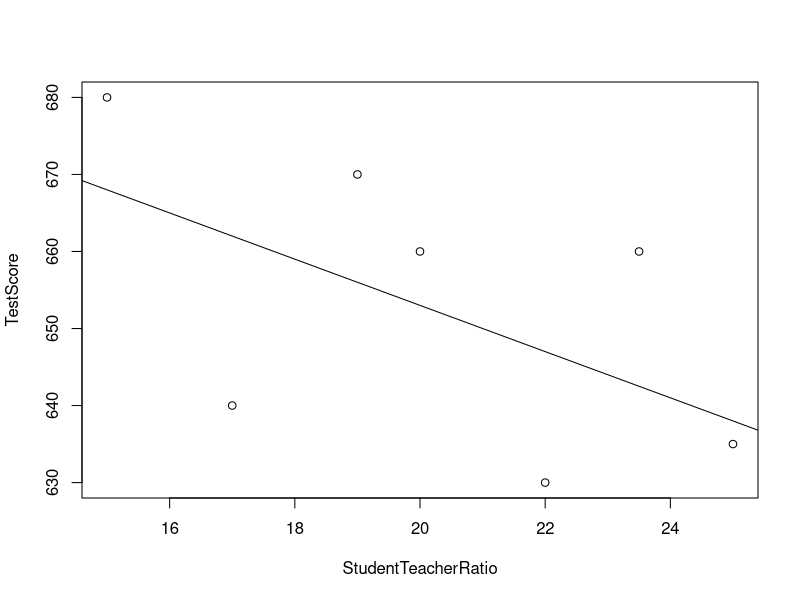
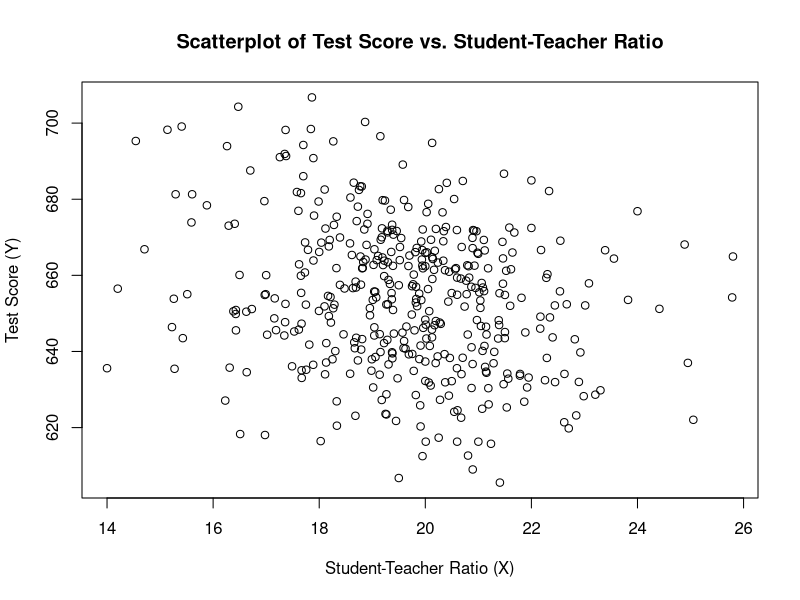
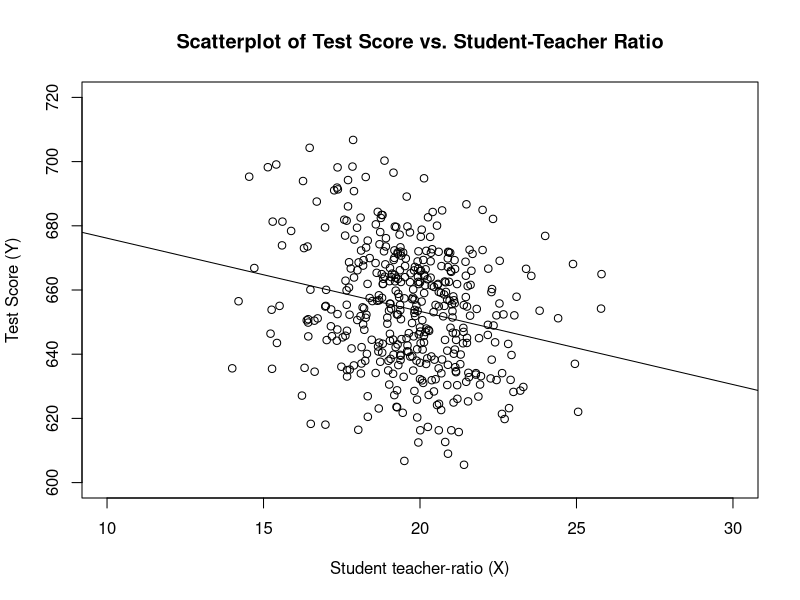
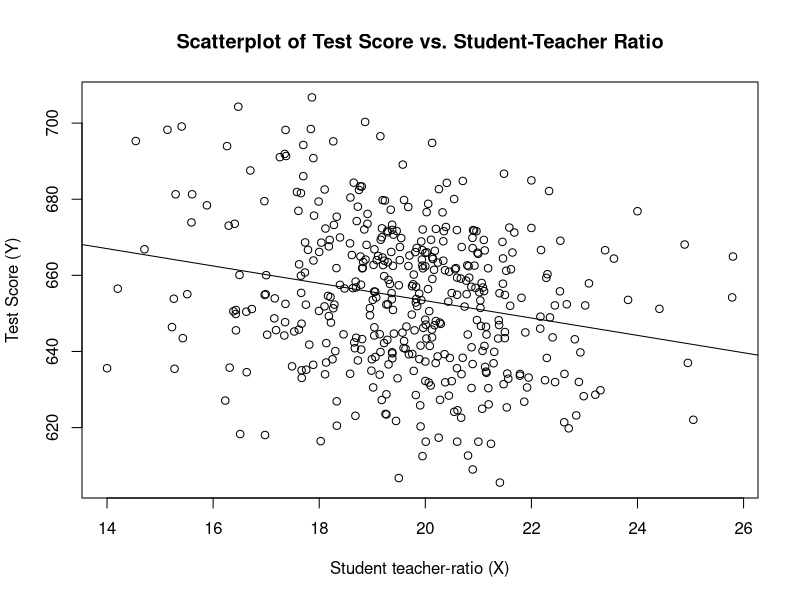
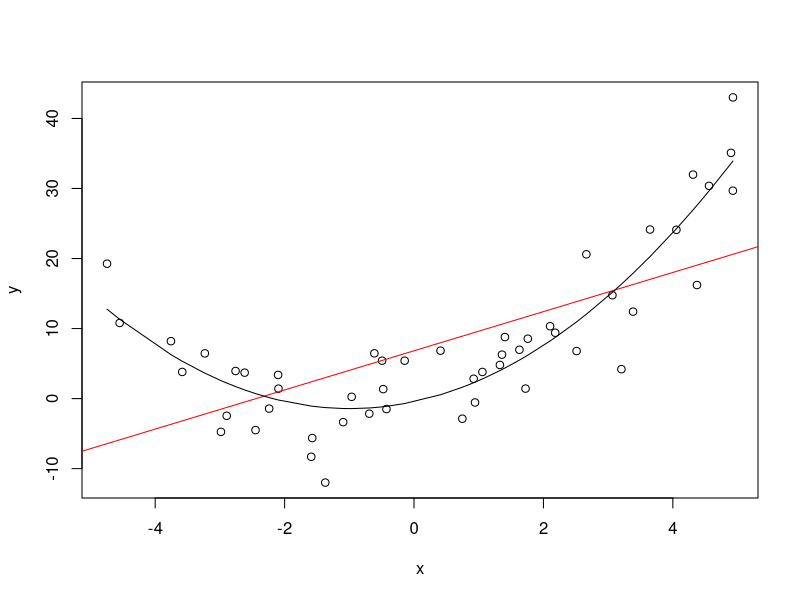
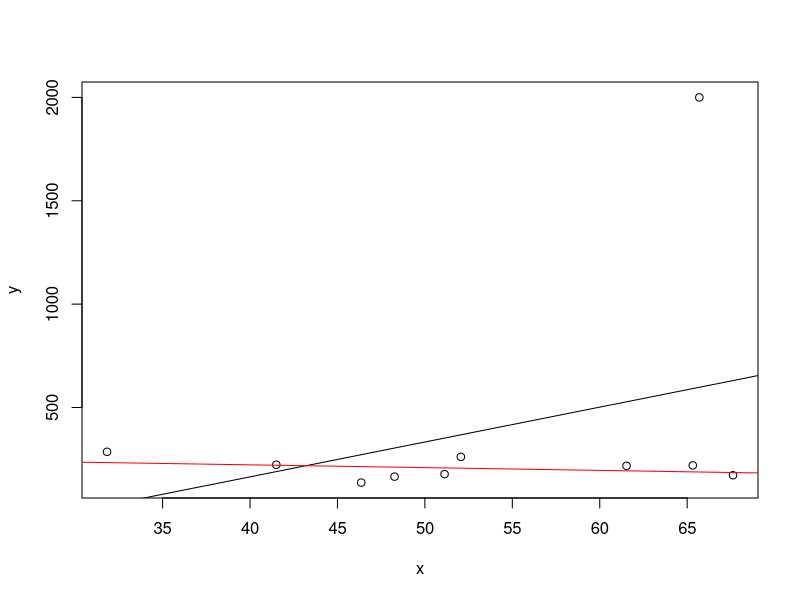
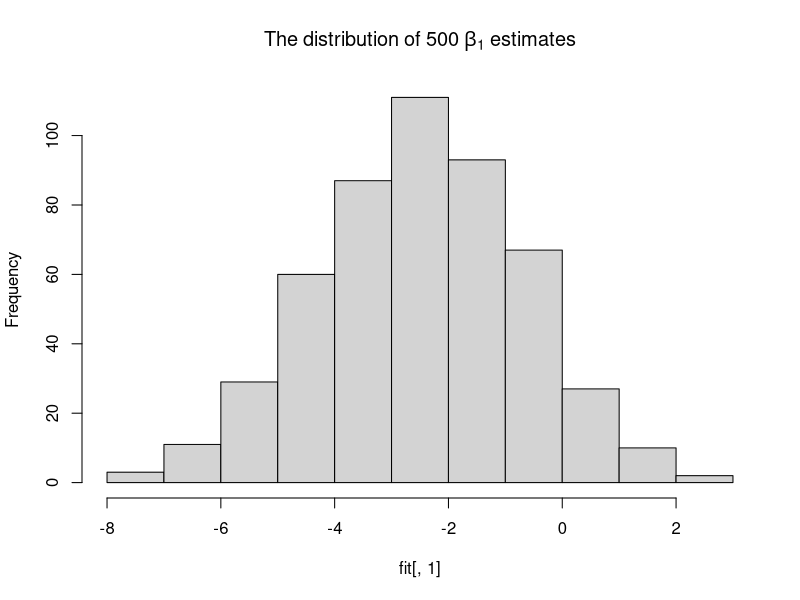
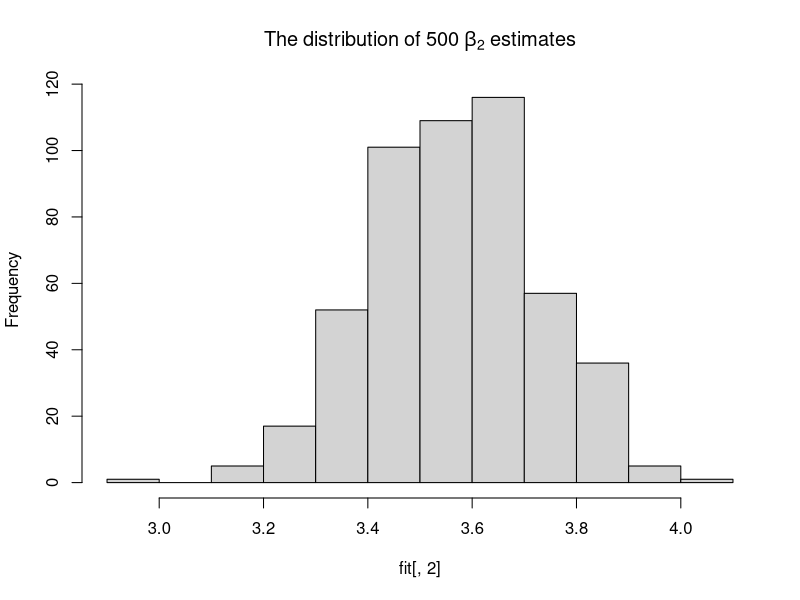

Source code (R) for these figures, in order:
## ---- chunk 1
#Creating sample data
class_data <- data.frame(TestScore           = c(680, 640, 670, 660, 630, 660, 635), 
                         StudentTeacherRatio = c(15, 17, 19, 20, 22, 23.5, 25)
                         )
#Print out sample data
class_data 
## ---- chunk 2
plot(TestScore ~ StudentTeacherRatio, data = class_data)
abline(a = 713, b = -3)
## ---- chunk 3
library(AER)                                                    # contains the data set 
data(CASchools)                                                 # loads the the data set in the workspace 
## ---- chunk 4
class(CASchools)
## ---- chunk 5
head(CASchools)
## ---- chunk 6
CASchools$tsratio  <- CASchools$students/CASchools$teachers     # teacher-student-ratio
CASchools$score    <- (CASchools$read + CASchools$math)/2       # average test-score
## ---- chunk 7
avg_tsratio   <- mean(CASchools$tsratio) 
avg_score     <- mean(CASchools$score)
sd_tsratio    <- sd(CASchools$tsratio) 
sd_score      <- sd(CASchools$score)
quantiles     <- c(0.10, 0.25, 0.4, 0.5, 0.6, 0.75, 0.9)
quant_tsratio <- quantile(CASchools$tsratio, quantiles)
quant_score   <- quantile(CASchools$score, quantiles)

#Gather everything in a data frame 
DistributionSummary <- data.frame(Average           = c(avg_tsratio, avg_score), 
                                  StandardDeviation = c(sd_tsratio, sd_score), 
                                  quantile          = rbind(quant_tsratio, quant_score)
                                  )
DistributionSummary
## ---- chunk 8
plot(score ~ tsratio, 
     data = CASchools,
     main = "Scatterplot of Test Score vs. Student-Teacher Ratio", 
     xlab = "Student-Teacher Ratio (X)",
     ylab = "Test Score (Y)"
)
## ---- chunk 9
cor(CASchools$tsratio, CASchools$score)
## ---- chunk 10
attach(CASchools)
beta_1 <- sum((tsratio - mean(tsratio))*(score - mean(score))) / sum((tsratio - mean(tsratio))^2)
beta_0 <- mean(score) - beta_1 * mean(tsratio)
beta_1
beta_0
## ---- chunk 11
plot(score ~ tsratio, 
     data = CASchools,
     main = "Scatterplot of Test Score vs. Student-Teacher Ratio", 
     xlab = "Student teacher-ratio (X)",
     ylab = "Test Score (Y)",
     xlim = c(10,30),
     ylim = c(600, 720))

abline(a = beta_0, b = beta_1) # add regression line
## ---- chunk 12
#Assigns the results of the lm estimation to linear_model
linear_model <- lm(score ~ tsratio, data = CASchools)

#Prints the standard output of the estimated lm object 
linear_model
## ---- chunk 13
#Produces the scatterplot
plot(score ~ tsratio, 
     data = CASchools,
     main = "Scatterplot of Test Score vs. Student-Teacher Ratio", 
     xlab = "Student teacher-ratio (X)",
     ylab = "Test Score (Y)"
     )

#Adds the estimated regression line
abline(linear_model)
## ---- chunk 14
summary(linear_model)
## ---- chunk 15
set.seed(321)
x <- runif(50, -5, 5)
u <- rnorm(50, sd = 5)
y <- x^2 + 2*x + u 
plot(y~x)

l <- predict(lm(y~x +  I(x^2)), data.frame(x = sort(x)))
abline(lm(y~x), col = "red")
lines(sort(x), l)
## ---- chunk 16
set.seed(123)
x     <- sort(runif(10, min = 30, max = 70 ))
y     <- rnorm(10 , mean = 200, sd = 50)
y[9] <- 2000

fit               <- lm(y ~ x)
fitWithoutOutlier <- lm(y[-9] ~ x[-9])

plot(y ~ x)
abline(fit)
abline(fitWithoutOutlier, col = "red")
## ---- chunk 17
#Population Regression
pop_n      <- 1000
x          <- runif(pop_n, min = 0, max = 20)
u          <- rnorm(pop_n, sd = 10)
y          <- -2 + 3.5*x + u
population <- data.frame(x, y)
## ---- chunk 18
n <- 100 # sample size
sigma_b1 <- var( ( x - mean(x) ) * u ) / (100 * var(x)^2)
H_i      <- 1 - mean(x) / mean(x^2) * x
sigma_b0 <- var(H_i * u) / (n * mean(H_i^2)^2 )

#Estimation
number_of_estimations <- 500


fit <- matrix(ncol = 2, nrow = number_of_estimations)
for (i in 1:number_of_estimations){
 random_sample  <- population[ sample(1:pop_n, n), ]
 fit[i, ]       <- lm(y ~ x, data = random_sample)$coefficients
}

var(fit[ ,1])
hist(fit[ ,1], main = bquote(The ~ distribution  ~ of ~ 500 ~ beta[1] ~ estimates))

var(fit[ ,2])
hist(fit[ ,2], , main = bquote(The ~ distribution  ~ of ~ 500 ~ beta[2] ~ estimates))
